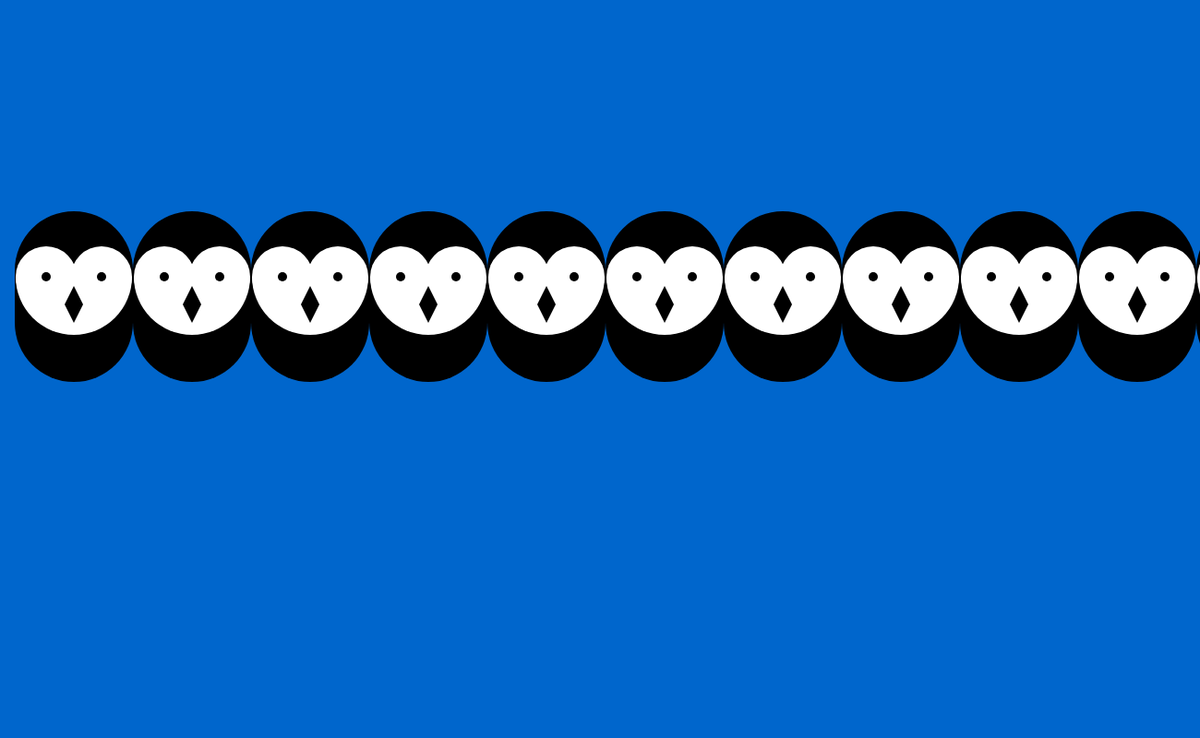
Frame 1 (no input)
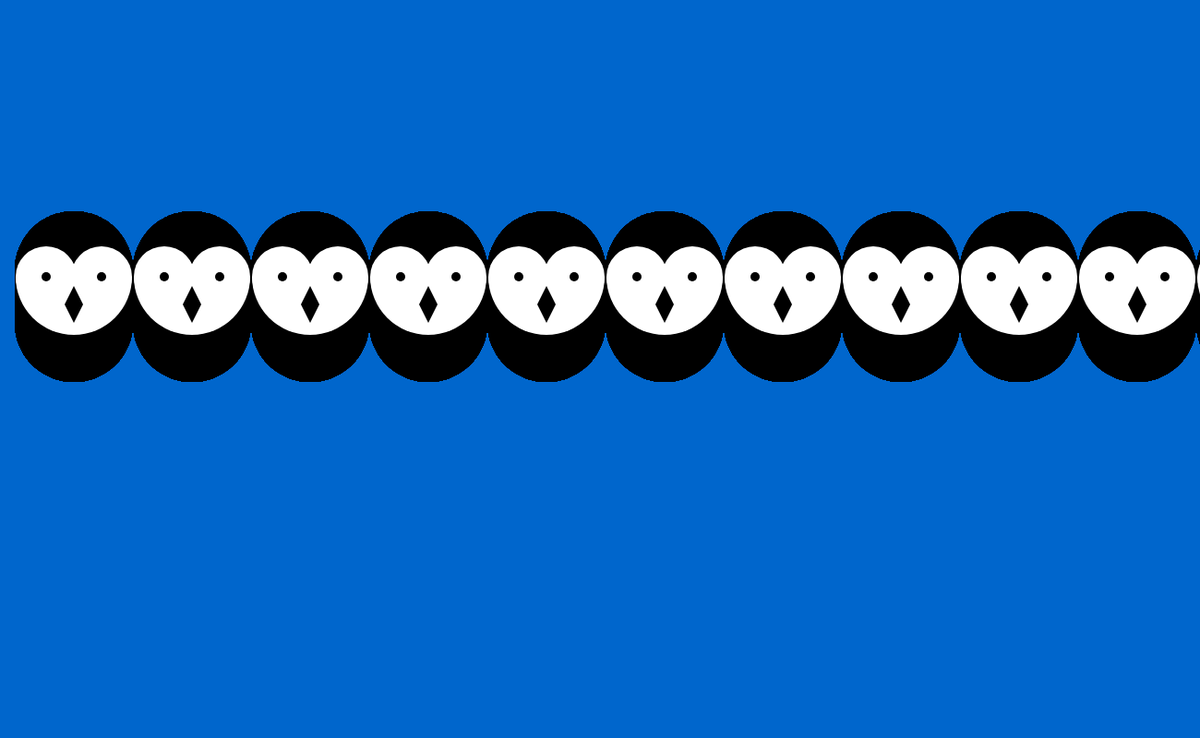
Frame 60 (no input)
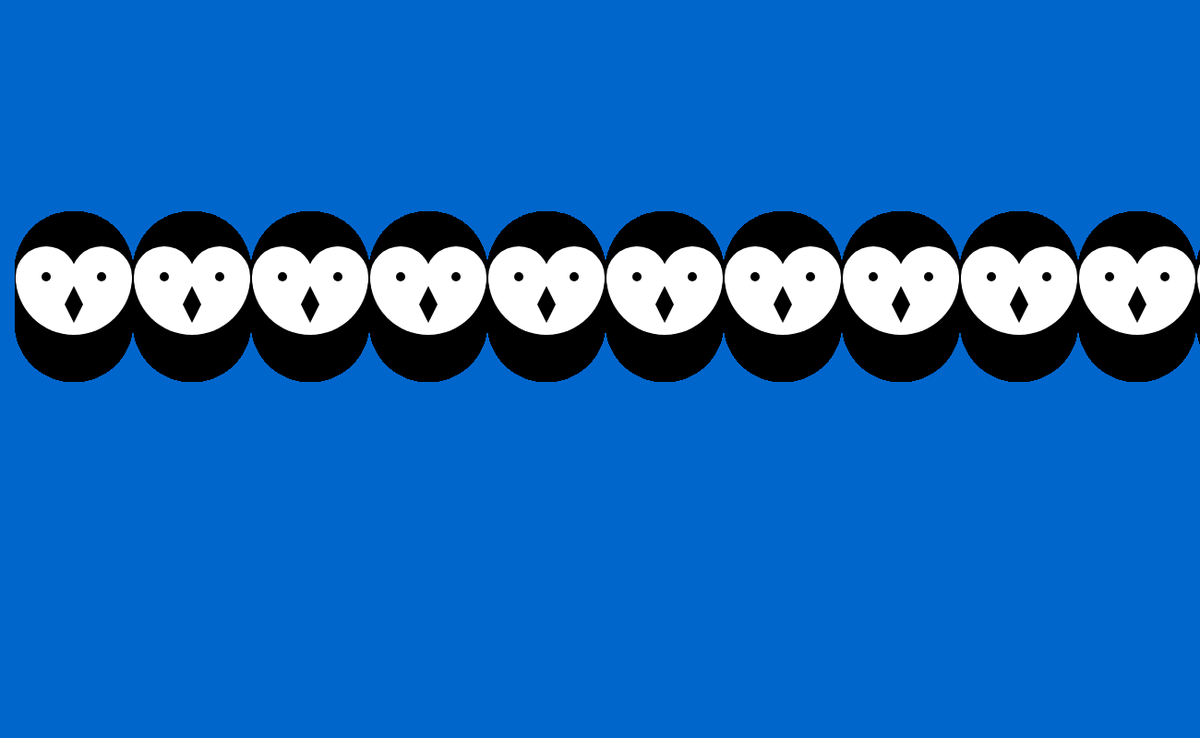
Frame 120 (the mouse pressed at the canvas centre since frame 60)

The p5.js sketch that drew these frames (run headless with seeded random() and noise() and a simulated clock; from frame 60 on, the mouse is pressed at the canvas centre):

// p5.js sketch
// ── sketch.js
function setup(){
  createCanvas(1300, 800);
  background(0, 102, 204);
  rectMode(CENTER);
}

function draw() {
  for (var x = 80; x < width + 256; x+=128) {
    owl(x, 300);
  }
}

function owl(x,y) {
  push();
  translate(x, y);
  stroke(0);
  strokeWeight(128);
  line(0, -7, 0, 50); //body
  noStroke(0);
  fill(255);
  arc(0, 0, 126, 126, 0, PI); //chin
  fill(255);
  ellipse(-30, 0, 66, 66); //left eye ball
  ellipse(30, 0, 66, 66); //left eyeball
  fill(0);
  ellipse(-30, 0, 10, 10); //left eye
  ellipse(30, 0, 10, 10); //right eye
  quad(0, 10, 10, 30, 0, 50,  -10, 30); //beak
  pop();
}
